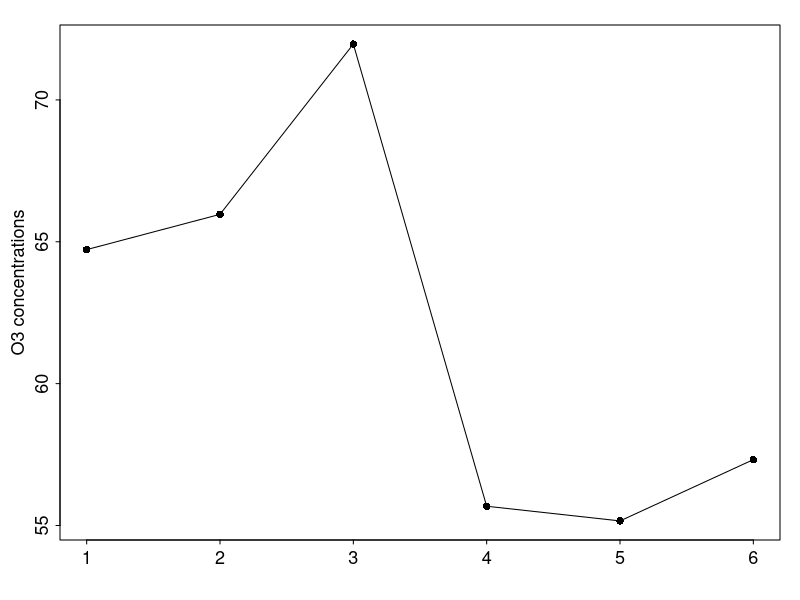

Reproduce this figure in R.
#change your working directory
setwd("~/Summer_tutor/For_Guangyi/20190722/sample_code")
#read the data
data=read.csv("small_data.csv",header=TRUE)

#====plot a simple figure ====
dev.new(width=5,height=2.8)
par(mai=c(0.6, 0.6, 0.25, 0.2), mgp=c(1.6, 0.4, 0), tcl=-0.2, ps=13)
plot(data[,'mean'],pch=16,type="o",xlab="",ylab="O3 concentrations")
